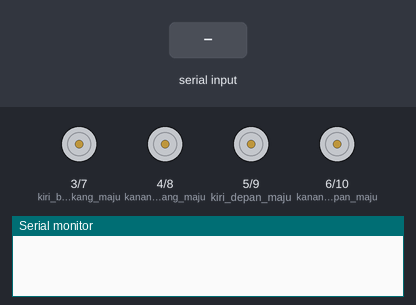
A sketch run on a simulated Arduino Uno, built with avr-gcc and run on an emulated ATmega328P. Shown: motor-driver pin pairs drawn as motors (green arrow = first pin HIGH = forward, orange = second pin HIGH = backward, longer = more drive), the last lines printed to the serial monitor. Inputs (shaded band) come from the test bench.

Above: at 1.2 s.
1.3 s: "1" received over Serial
At 2.0 s:
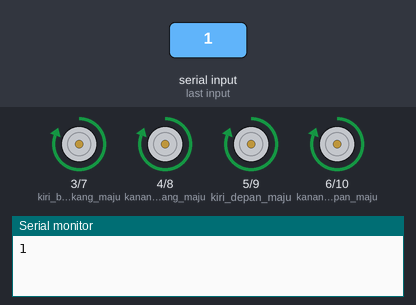
2.8 s: "2" received over Serial
At 3.1 s:
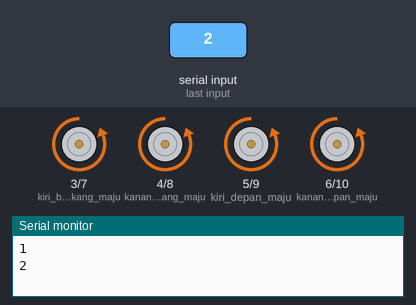
4.3 s: "3" received over Serial
At 5.5 s:
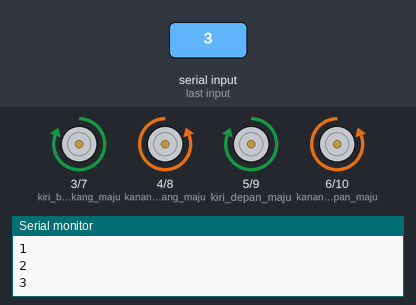
5.8 s: "4" received over Serial
At 6.6 s:
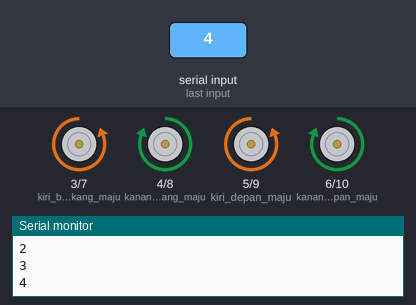
7.3 s: "0" received over Serial
At 7.7 s:
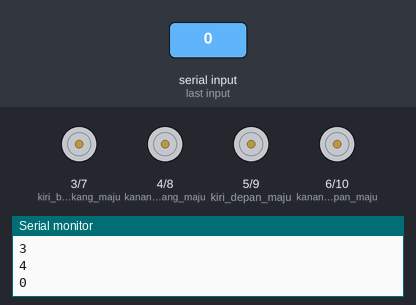
Timing chart, 0 to 9.8 s (numbered marks = the images above; inputs shaded):
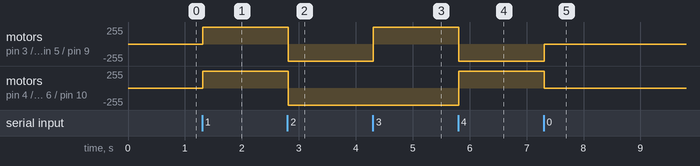

Measured:
- after the input at 1.3 s, motor on pin 3 (kiri_belakang_maju) / pin 7 (kiri_belakang_mundur), motor on pin 4 (kanan_belakang_maju) / pin 8 (kanan_belakang_mundur), motor on pin 5 (kiri_depan_maju) / pin 9 (kiri_depan_mundur), motor on pin 6 (kanan_depan_maju) / pin 10 (kanan_depan_mundur): stopped → forward 255/255 at once
- after the input at 2.8 s, motor on pin 3 (kiri_belakang_maju) / pin 7 (kiri_belakang_mundur), motor on pin 4 (kanan_belakang_maju) / pin 8 (kanan_belakang_mundur), motor on pin 5 (kiri_depan_maju) / pin 9 (kiri_depan_mundur), motor on pin 6 (kanan_depan_maju) / pin 10 (kanan_depan_mundur): forward 255/255 → backward 255/255 at once
- after the input at 4.3 s, motor on pin 3 (kiri_belakang_maju) / pin 7 (kiri_belakang_mundur), motor on pin 5 (kiri_depan_maju) / pin 9 (kiri_depan_mundur): backward 255/255 → forward 255/255 at once
- after the input at 5.8 s, motor on pin 3 (kiri_belakang_maju) / pin 7 (kiri_belakang_mundur): forward 255/255 → backward 255/255 at once; motor on pin 4 (kanan_belakang_maju) / pin 8 (kanan_belakang_mundur): backward 255/255 → forward 255/255 at once
- after the input at 7.3 s, motor on pin 3 (kiri_belakang_maju) / pin 7 (kiri_belakang_mundur): backward 255/255 → stopped at once; motor on pin 4 (kanan_belakang_maju) / pin 8 (kanan_belakang_mundur): forward 255/255 → stopped at once

The sketch:

RC_Bluetooth_HC05.ino
```cpp
const int kiri_belakang_maju = 3, kanan_belakang_maju = 4, kiri_depan_maju = 5 ,kanan_depan_maju = 6, kiri_belakang_mundur = 7, kanan_belakang_mundur = 8, kiri_depan_mundur = 9, kanan_depan_mundur = 10;

void setup() {
  //mengkonfiigurasi pin I/O
 Serial.begin(9600);
  pinMode(kiri_belakang_mundur,OUTPUT);
  pinMode(kanan_belakang_mundur,OUTPUT);
  pinMode(kiri_depan_mundur,OUTPUT);
  pinMode(kanan_depan_mundur,OUTPUT);
  pinMode(kiri_belakang_maju,OUTPUT);
  pinMode(kanan_belakang_maju,OUTPUT);
  pinMode(kiri_depan_maju,OUTPUT);
  pinMode(kanan_depan_maju,OUTPUT);
}

void loop() {
  // Pembacaan data dari pin serial komuunikasi (RX TX)
if(Serial.available() > 0){
  // menyimpan "data" kedalam sebuah variable bernama data dan bertipe char kemudian di print ke serial komunikasi di arduino ide
 char data = Serial.read();
 Serial.println(data);
delay(10);


// memproses data yang di terima kemudian di eksekusi sesuaii dengan fungsi yang di inginkan
  switch (data){
    case '1':
    Maju();
    break;

    case '2':
    Mundur();
    break;

      case '3':
    Belok_kanan();
    break;


    case '4':
    Belok_kiri();
    break;


    default:
    Berhenti();
    break;
    }
  }
}


// fungsi" untuk mengontrol arah mobil
void Berhenti(){
digitalWrite(kiri_belakang_mundur, 0);
digitalWrite(kanan_belakang_mundur,0);
digitalWrite(kiri_depan_mundur,    0);
digitalWrite(kanan_depan_mundur,   0);

digitalWrite(kiri_belakang_maju, 0);
digitalWrite(kanan_belakang_maju,0);
digitalWrite(kiri_depan_maju,    0);
digitalWrite(kanan_depan_maju,   0);
}

void Maju(){
digitalWrite(kiri_belakang_mundur, 0);
digitalWrite(kanan_belakang_mundur,0);
digitalWrite(kiri_depan_mundur,    0);
digitalWrite(kanan_depan_mundur,   0);

digitalWrite(kiri_belakang_maju, 1);
digitalWrite(kanan_belakang_maju,1);
digitalWrite(kiri_depan_maju,    1);
digitalWrite(kanan_depan_maju,   1);
}

void Mundur(){
digitalWrite(kiri_belakang_mundur, 1);
digitalWrite(kanan_belakang_mundur,1);
digitalWrite(kiri_depan_mundur,    1);
digitalWrite(kanan_depan_mundur,   1);

digitalWrite(kiri_belakang_maju, 0);
digitalWrite(kanan_belakang_maju,0);
digitalWrite(kiri_depan_maju,    0);
digitalWrite(kanan_depan_maju,   0);
}
void Belok_kanan(){
digitalWrite(kiri_belakang_mundur, 0);
digitalWrite(kanan_belakang_mundur,1);
digitalWrite(kiri_depan_mundur,    0);
digitalWrite(kanan_depan_mundur,   1);

digitalWrite(kiri_belakang_maju,    1);
digitalWrite(kanan_belakang_maju,   0);
digitalWrite(kiri_depan_maju,       1);
digitalWrite(kanan_depan_maju,      0);
}

void Belok_kiri(){
digitalWrite(kiri_belakang_mundur, 1);
digitalWrite(kanan_belakang_mundur,0);
digitalWrite(kiri_depan_mundur,    1);
digitalWrite(kanan_depan_mundur,   0);

digitalWrite(kiri_belakang_maju,    0);
digitalWrite(kanan_belakang_maju,   1);
digitalWrite(kiri_depan_maju,       0);
digitalWrite(kanan_depan_maju,      1);
}
```
